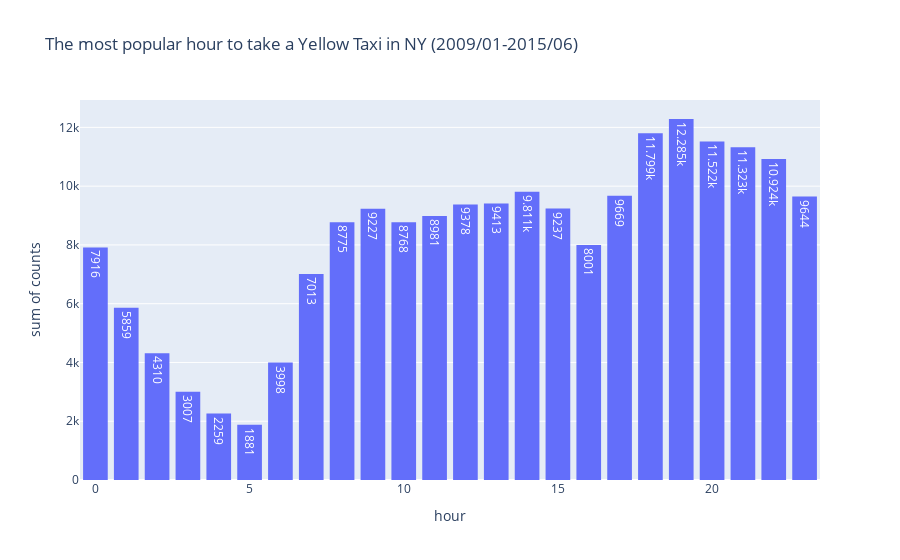

This figure's notebook cell:
### Code cell
taxi_hour_df = get_popular_taxi_hour_df()
plot_popular_hour(taxi_hour_df)

### Figure 1 — Plotly figure (JSON) as saved in the notebook; plotly's stock layout.template omitted (floating-point values rounded to 4 significant figures)
{"data": [{"alignmentgroup": "True", "bingroup": "x", "histfunc": "sum", "hovertemplate": "hour=%{x}<br>sum of counts=%{y}<extra></extra>", "legendgroup": "", "marker": {"color": "#636efa", "pattern": {"shape": ""}}, "name": "", "nbinsx": 24, "offsetgroup": "", "orientation": "v", "showlegend": false, "texttemplate": "%{value}", "type": "histogram", "x": [0, 1, 2, 3, 4, 5, 6, 7, 8, 9, 10, 11, 12, 13, 14, 15, 16, 17, 18, 19, 20, 21, 22, 23], "xaxis": "x", "y": [7916, 5859, 4310, 3007, 2259, 1881, 3998, 7013, 8775, 9227, 8768, 8981, 9378, 9413, 9811, 9237, 8001, 9669, 11799, 12285, 11522, 11323, 10924, 9644], "yaxis": "y"}], "layout": {"bargap": 0.2, "barmode": "relative", "legend": {"tracegroupgap": 0}, "title": {"text": "The most popular hour to take a Yellow Taxi in NY (2009/01-2015/06)"}, "xaxis": {"anchor": "y", "domain": [0, 1], "title": {"text": "hour"}}, "yaxis": {"anchor": "x", "domain": [0, 1], "title": {"text": "sum of counts"}}}}
